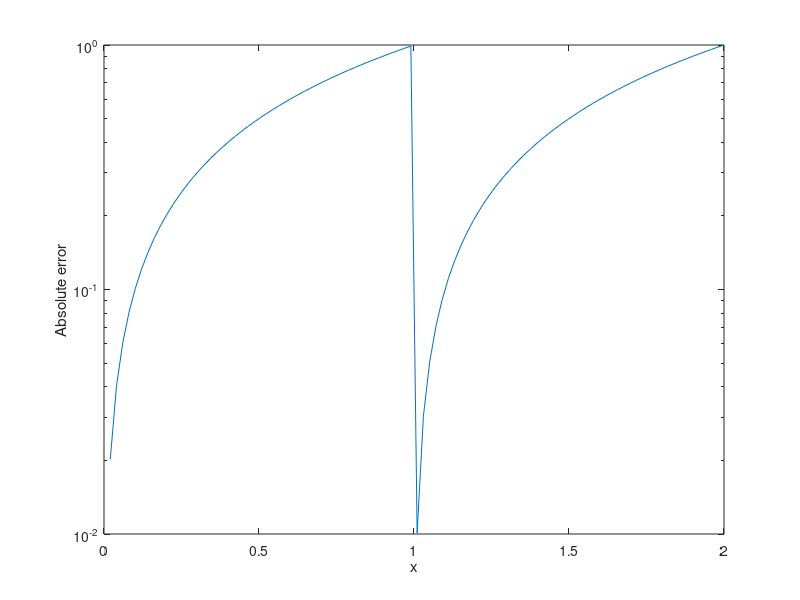

Reproduce this figure in MATLAB.
clear
x = linspace(0,2);
y = x;
N = 200;
for ii = 1:N
    y = sqrt(y);
end

w = y;
for ii = 1:N
    w = w.^2;
end
figure
semilogy(x,(abs(w-x)))
xlabel('x')
ylabel('Absolute error')